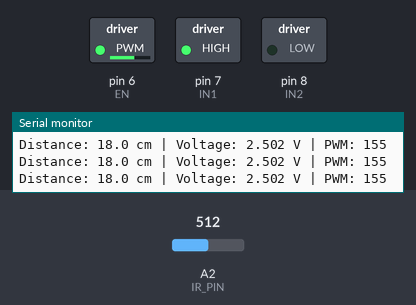
The sketch below on a simulated Arduino Uno, built with avr-gcc and run on an emulated ATmega328P. On the bench: switched loads named in the sketch (green lamp = pin HIGH), the last lines printed to the serial monitor. The test bench sets the inputs (shaded band); at power-on: A2 (IR_PIN) = 512.

Above: at 1.2 s.
1.3 s: A2 (IR_PIN) set to 402
2.8 s: A2 (IR_PIN) set to 374
At 3.8 s:
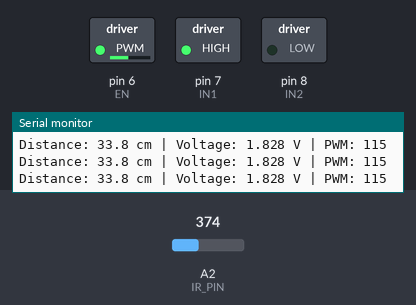
4.4 s: A2 (IR_PIN) set to 0
At 5.6 s:
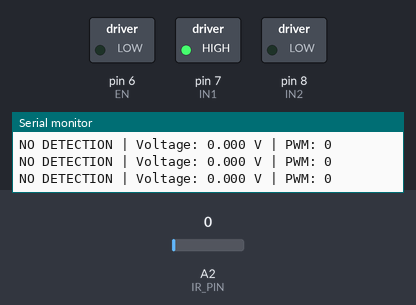
5.9 s: A2 (IR_PIN) set to 63
7.4 s: A2 (IR_PIN) set to 78
At 8.5 s:
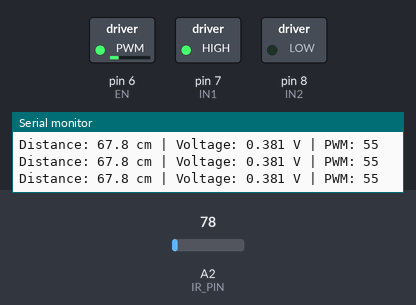
9.0 s: A2 (IR_PIN) set to 511
At 10.2 s:
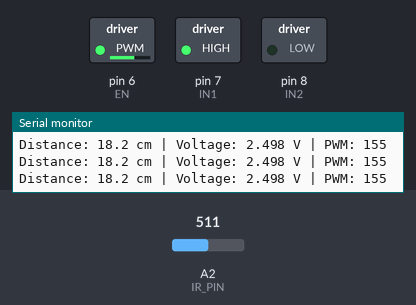
Timing chart, 0 to 11.6 s (numbered marks = the images above; inputs shaded):
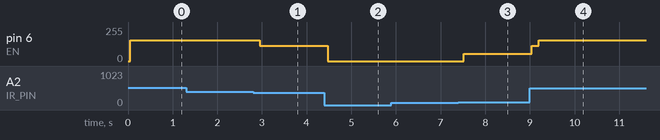

The sketch:

ir_control.ino
```cpp
const int IR_PIN = A2;

// L298 motor driver pins
const int IN1 = 7;
const int IN2 = 8;
const int EN  = 6;

const int NUM_SAMPLES = 10;

const float MIN_DISTANCE = 10.0;
const float MAX_DISTANCE = 80.0;

// Distance thresholds
const float thresholds[] = {10, 20, 30, 40, 50};
const int NUM_THRESHOLDS = 5;

// PWM levels
const int pwmLevels[] = {220, 190, 155, 115, 80, 55};

// Distance hysteresis
const float HYSTERESIS = 2.0;

// No-detection voltage hysteresis
const float STOP_VOLTAGE = 0.30;
const float RESUME_VOLTAGE = 0.35;

int currentLevel = 5;
bool noDetection = true;

void setup() {
  Serial.begin(115200);

  pinMode(IN1, OUTPUT);
  pinMode(IN2, OUTPUT);
  pinMode(EN, OUTPUT);

  digitalWrite(IN1, HIGH);
  digitalWrite(IN2, LOW);

  analogWrite(EN, 0);
}

void loop() {
  long adcSum = 0;

  // Average 10 readings
  for (int i = 0; i < NUM_SAMPLES; i++) {
    adcSum += analogRead(IR_PIN);
    delay(5);
  }

  float rawADC = adcSum / (float)NUM_SAMPLES;
  float voltage = rawADC * (5.0 / 1023.0);

  // Check whether the sensor detects a valid target
  if (noDetection && voltage > RESUME_VOLTAGE) {
    noDetection = false;
  }
  else if (!noDetection && voltage < STOP_VOLTAGE) {
    noDetection = true;
  }

  int pwm = 0;

  if (noDetection) {
    // Stop motor when no valid detection
    analogWrite(EN, 0);
  }
  else {
    // Convert voltage to distance
    float distanceCm = -23.4382 * voltage + 76.6889;

    // Clamp distance
    distanceCm = constrain(
      distanceCm, MIN_DISTANCE, MAX_DISTANCE
    );

    // Update speed level with hysteresis
    while (currentLevel > 0 &&
           distanceCm < thresholds[currentLevel - 1] - HYSTERESIS) {
      currentLevel--;
    }

    while (currentLevel < NUM_THRESHOLDS &&
           distanceCm > thresholds[currentLevel] + HYSTERESIS) {
      currentLevel++;
    }

    pwm = pwmLevels[currentLevel];

    analogWrite(EN, pwm);

    Serial.print("Distance: ");
    Serial.print(distanceCm, 1);
    Serial.print(" cm | ");
  }

  if (noDetection) {
    Serial.print("NO DETECTION | ");
  }

  Serial.print("Voltage: ");
  Serial.print(voltage, 3);
  Serial.print(" V | PWM: ");
  Serial.println(pwm);

  delay(100);
}
```

Measured:
- the behaviour switches between 71 and 72 on A2 (IR_PIN) (found by bisection; images 2 and 3)
- after the input at 2.8 s, pin 6 (EN): 155/255 → 115/255 after 0.15 s
- after the input at 4.4 s, pin 6 (EN): 115/255 → 0/255 after 0.07 s
- after the input at 7.4 s, pin 6 (EN): 0/255 → 55/255 after 0.12 s
- after the input at 9.0 s, pin 6 (EN): 55/255 → 115/255 at once, → 155/255 0.15 s later
